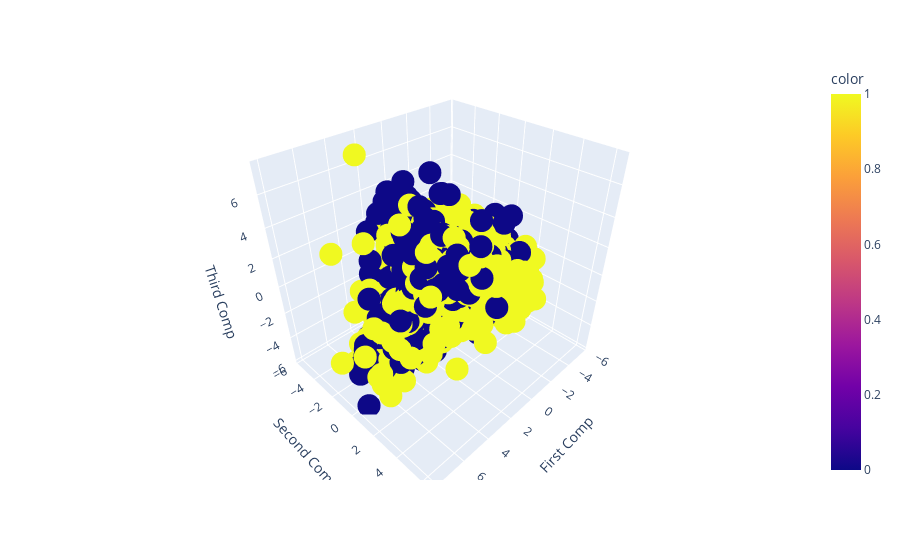

The cell this chart's notebook holds for it:
### Code cell
import plotly.express as px

from sklearn.decomposition import PCA
from sklearn.preprocessing import StandardScaler, FunctionTransformer
from sklearn.pipeline import Pipeline


pca = Pipeline([("standarize", StandardScaler()), ("pca",PCA(n_components = 3)), ("dataframe", FunctionTransformer(lambda x: pd.DataFrame(x, columns = ["First Comp", "Second Comp", "Third Comp"])))]).fit(X)
X3D = pca.transform(X)
px.scatter_3d(x = "First Comp", y = "Second Comp",z = "Third Comp", data_frame= X3D, color= y)

### Figure 1 — Plotly figure (JSON) as saved in the notebook; plotly's stock layout.template omitted (floating-point values rounded to 4 significant figures; data arrays with more than 128 entries replaced by an {"elided": "..."} marker saying what was removed)
{"data": [{"hovertemplate": "First Comp=%{x}<br>Second Comp=%{y}<br>Third Comp=%{z}<br>color=%{marker.color}<extra></extra>", "legendgroup": "", "marker": {"color": {"elided": "4589 int values"}, "coloraxis": "coloraxis", "symbol": "circle"}, "mode": "markers", "name": "", "scene": "scene", "showlegend": false, "type": "scatter3d", "x": {"elided": "4589 float values"}, "y": {"elided": "4589 float values"}, "z": {"elided": "4589 float values"}}], "layout": {"coloraxis": {"colorbar": {"title": {"text": "color"}}, "colorscale": [[0, "#0d0887"], [0.1111, "#46039f"], [0.2222, "#7201a8"], [0.3333, "#9c179e"], [0.4444, "#bd3786"], [0.5556, "#d8576b"], [0.6667, "#ed7953"], [0.7778, "#fb9f3a"], [0.8889, "#fdca26"], [1, "#f0f921"]]}, "legend": {"tracegroupgap": 0}, "margin": {"t": 60}, "scene": {"domain": {"x": [0, 1], "y": [0, 1]}, "xaxis": {"title": {"text": "First Comp"}}, "yaxis": {"title": {"text": "Second Comp"}}, "zaxis": {"title": {"text": "Third Comp"}}}}}
